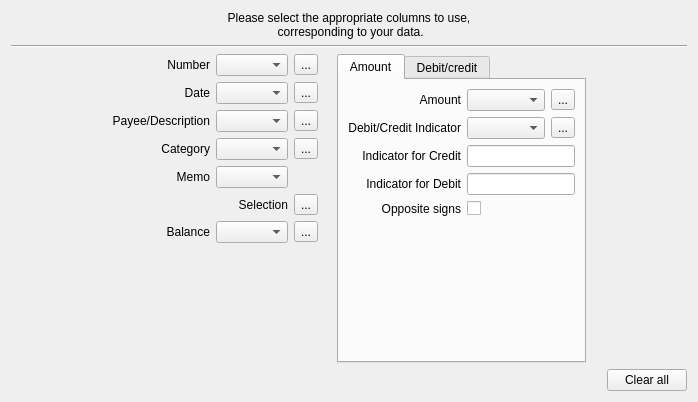
<?xml version="1.0" encoding="UTF-8"?>
<ui version="4.0">
 <class>BankingPage</class>
 <widget class="QWidget" name="BankingPage">
  <property name="geometry">
   <rect>
    <x>0</x>
    <y>0</y>
    <width>698</width>
    <height>402</height>
   </rect>
  </property>
  <property name="sizePolicy">
   <sizepolicy hsizetype="Expanding" vsizetype="Expanding">
    <horstretch>0</horstretch>
    <verstretch>0</verstretch>
   </sizepolicy>
  </property>
  <property name="windowTitle">
   <string>Banking Wizard Page</string>
  </property>
  <layout class="QVBoxLayout" name="verticalLayout_4">
   <item>
    <widget class="QLabel" name="header">
     <property name="sizePolicy">
      <sizepolicy hsizetype="Preferred" vsizetype="Preferred">
       <horstretch>0</horstretch>
       <verstretch>0</verstretch>
      </sizepolicy>
     </property>
     <property name="text">
      <string>Please select the appropriate columns to use,
 corresponding to your data.</string>
     </property>
     <property name="alignment">
      <set>Qt::AlignCenter</set>
     </property>
     <property name="wordWrap">
      <bool>true</bool>
     </property>
    </widget>
   </item>
   <item>
    <widget class="Line" name="line">
     <property name="sizePolicy">
      <sizepolicy hsizetype="Expanding" vsizetype="Preferred">
       <horstretch>0</horstretch>
       <verstretch>0</verstretch>
      </sizepolicy>
     </property>
     <property name="orientation">
      <enum>Qt::Horizontal</enum>
     </property>
    </widget>
   </item>
   <item>
    <layout class="QHBoxLayout" name="hl_selectors" stretch="0,0,0,0,0">
     <item>
      <spacer name="leftSpacer">
       <property name="orientation">
        <enum>Qt::Horizontal</enum>
       </property>
       <property name="sizeHint" stdset="0">
        <size>
         <width>40</width>
         <height>20</height>
        </size>
       </property>
      </spacer>
     </item>
     <item>
      <layout class="QVBoxLayout" name="vl_left">
       <item>
        <layout class="QGridLayout" name="gl_fields">
         <item row="0" column="0">
          <widget class="QLabel" name="labelBnk_number">
           <property name="accessibleName">
            <string comment="column containing number field"/>
           </property>
           <property name="text">
            <string comment="column containing number field">Number</string>
           </property>
           <property name="alignment">
            <set>Qt::AlignRight|Qt::AlignTrailing|Qt::AlignVCenter</set>
           </property>
           <property name="buddy">
            <cstring>m_numberCol</cstring>
           </property>
          </widget>
         </item>
         <item row="0" column="1">
          <widget class="QComboBox" name="m_numberCol">
           <property name="sizePolicy">
            <sizepolicy hsizetype="Preferred" vsizetype="Preferred">
             <horstretch>0</horstretch>
             <verstretch>0</verstretch>
            </sizepolicy>
           </property>
           <property name="minimumSize">
            <size>
             <width>0</width>
             <height>0</height>
            </size>
           </property>
           <property name="toolTip">
            <string>Select column containing number field.</string>
           </property>
           <property name="editable">
            <bool>false</bool>
           </property>
           <property name="maxVisibleItems">
            <number>12</number>
           </property>
          </widget>
         </item>
         <item row="0" column="2">
          <widget class="QToolButton" name="m_numberColClear">
           <property name="toolTip">
            <string>Clear number field selection.</string>
           </property>
           <property name="text">
            <string>...</string>
           </property>
          </widget>
         </item>
         <item row="1" column="0">
          <widget class="QLabel" name="labelBnk_date">
           <property name="accessibleName">
            <string comment="column containing date field"/>
           </property>
           <property name="text">
            <string>Date</string>
           </property>
           <property name="alignment">
            <set>Qt::AlignRight|Qt::AlignTrailing|Qt::AlignVCenter</set>
           </property>
           <property name="buddy">
            <cstring>m_dateCol</cstring>
           </property>
          </widget>
         </item>
         <item row="1" column="1">
          <widget class="QComboBox" name="m_dateCol">
           <property name="sizePolicy">
            <sizepolicy hsizetype="Preferred" vsizetype="Preferred">
             <horstretch>0</horstretch>
             <verstretch>0</verstretch>
            </sizepolicy>
           </property>
           <property name="minimumSize">
            <size>
             <width>0</width>
             <height>0</height>
            </size>
           </property>
           <property name="toolTip">
            <string>Select column containing date field.</string>
           </property>
           <property name="maxVisibleItems">
            <number>12</number>
           </property>
          </widget>
         </item>
         <item row="1" column="2">
          <widget class="QToolButton" name="m_dateColClear">
           <property name="toolTip">
            <string>Clear date field selection.</string>
           </property>
           <property name="text">
            <string>...</string>
           </property>
          </widget>
         </item>
         <item row="2" column="0">
          <widget class="QLabel" name="labelBnk_payee">
           <property name="accessibleName">
            <string comment="column containing payee or description field"/>
           </property>
           <property name="text">
            <string comment="column containing payee or description field">Payee/Description</string>
           </property>
           <property name="alignment">
            <set>Qt::AlignRight|Qt::AlignTrailing|Qt::AlignVCenter</set>
           </property>
           <property name="buddy">
            <cstring>m_payeeCol</cstring>
           </property>
          </widget>
         </item>
         <item row="2" column="1">
          <widget class="QComboBox" name="m_payeeCol">
           <property name="sizePolicy">
            <sizepolicy hsizetype="Preferred" vsizetype="Preferred">
             <horstretch>0</horstretch>
             <verstretch>0</verstretch>
            </sizepolicy>
           </property>
           <property name="toolTip">
            <string>Select column containing payee or description field.</string>
           </property>
           <property name="maxVisibleItems">
            <number>12</number>
           </property>
          </widget>
         </item>
         <item row="2" column="2">
          <widget class="QToolButton" name="m_payeeColClear">
           <property name="toolTip">
            <string>Clear payee field selection.</string>
           </property>
           <property name="text">
            <string>...</string>
           </property>
          </widget>
         </item>
         <item row="3" column="0">
          <widget class="QLabel" name="labelBnk_category">
           <property name="maximumSize">
            <size>
             <width>16777215</width>
             <height>16777215</height>
            </size>
           </property>
           <property name="accessibleName">
            <string comment="column containing number field"/>
           </property>
           <property name="text">
            <string comment="column containing number field">Category</string>
           </property>
           <property name="alignment">
            <set>Qt::AlignRight|Qt::AlignTrailing|Qt::AlignVCenter</set>
           </property>
           <property name="buddy">
            <cstring>m_categoryCol</cstring>
           </property>
          </widget>
         </item>
         <item row="3" column="1">
          <widget class="QComboBox" name="m_categoryCol">
           <property name="sizePolicy">
            <sizepolicy hsizetype="Preferred" vsizetype="Preferred">
             <horstretch>0</horstretch>
             <verstretch>0</verstretch>
            </sizepolicy>
           </property>
           <property name="toolTip">
            <string>Select column containing category field.</string>
           </property>
           <property name="maxVisibleItems">
            <number>12</number>
           </property>
          </widget>
         </item>
         <item row="3" column="2">
          <widget class="QToolButton" name="m_categoryColClear">
           <property name="toolTip">
            <string>Clear category field selection.</string>
           </property>
           <property name="text">
            <string>...</string>
           </property>
          </widget>
         </item>
         <item row="4" column="0">
          <widget class="QLabel" name="labelBnk_memo">
           <property name="accessibleName">
            <string comment="column containing date field"/>
           </property>
           <property name="text">
            <string>Memo</string>
           </property>
           <property name="alignment">
            <set>Qt::AlignRight|Qt::AlignTrailing|Qt::AlignVCenter</set>
           </property>
           <property name="buddy">
            <cstring>m_memoCol</cstring>
           </property>
          </widget>
         </item>
         <item row="4" column="1">
          <widget class="QComboBox" name="m_memoCol">
           <property name="sizePolicy">
            <sizepolicy hsizetype="Preferred" vsizetype="Preferred">
             <horstretch>0</horstretch>
             <verstretch>0</verstretch>
            </sizepolicy>
           </property>
           <property name="toolTip">
            <string>Select column containing memo field.</string>
           </property>
           <property name="maxVisibleItems">
            <number>12</number>
           </property>
          </widget>
         </item>
         <item row="5" column="0" colspan="2">
          <widget class="QLabel" name="m_currentMemoColumns">
           <property name="minimumSize">
            <size>
             <width>0</width>
             <height>0</height>
            </size>
           </property>
           <property name="text">
            <string>Selection</string>
           </property>
           <property name="alignment">
            <set>Qt::AlignRight|Qt::AlignTrailing|Qt::AlignVCenter</set>
           </property>
          </widget>
         </item>
         <item row="5" column="2">
          <widget class="QToolButton" name="m_memoColClear">
           <property name="toolTip">
            <string>Clear memo field selection.</string>
           </property>
           <property name="text">
            <string>...</string>
           </property>
          </widget>
         </item>
         <item row="6" column="0">
          <widget class="QLabel" name="labelBnk_balance">
           <property name="text">
            <string>Balance</string>
           </property>
           <property name="alignment">
            <set>Qt::AlignRight|Qt::AlignTrailing|Qt::AlignVCenter</set>
           </property>
           <property name="buddy">
            <cstring>m_balanceCol</cstring>
           </property>
          </widget>
         </item>
         <item row="6" column="1">
          <widget class="QComboBox" name="m_balanceCol">
           <property name="sizePolicy">
            <sizepolicy hsizetype="Preferred" vsizetype="Preferred">
             <horstretch>0</horstretch>
             <verstretch>0</verstretch>
            </sizepolicy>
           </property>
           <property name="toolTip">
            <string>Select column containing balance field.</string>
           </property>
          </widget>
         </item>
         <item row="6" column="2">
          <widget class="QToolButton" name="m_balanceColClear">
           <property name="toolTip">
            <string>Clear balance field selection.</string>
           </property>
           <property name="text">
            <string>...</string>
           </property>
          </widget>
         </item>
        </layout>
       </item>
       <item>
        <spacer name="verticalSpacer_2">
         <property name="orientation">
          <enum>Qt::Vertical</enum>
         </property>
         <property name="sizeHint" stdset="0">
          <size>
           <width>20</width>
           <height>40</height>
          </size>
         </property>
        </spacer>
       </item>
      </layout>
     </item>
     <item>
      <spacer name="midSpace">
       <property name="orientation">
        <enum>Qt::Horizontal</enum>
       </property>
       <property name="sizeType">
        <enum>QSizePolicy::Minimum</enum>
       </property>
       <property name="sizeHint" stdset="0">
        <size>
         <width>13</width>
         <height>29</height>
        </size>
       </property>
      </spacer>
     </item>
     <item>
      <widget class="QTabWidget" name="m_amountTabWidget">
       <property name="currentIndex">
        <number>0</number>
       </property>
       <widget class="QWidget" name="amountTab">
        <attribute name="title">
         <string>Amount</string>
        </attribute>
        <layout class="QVBoxLayout" name="verticalLayout_3">
         <item>
          <layout class="QGridLayout" name="gl_amount">
           <item row="0" column="0">
            <widget class="QLabel" name="labelBnk_amount">
             <property name="accessibleName">
              <string comment="presence of amount column"/>
             </property>
             <property name="text">
              <string comment="location of amount column">Amount</string>
             </property>
             <property name="alignment">
              <set>Qt::AlignRight|Qt::AlignTrailing|Qt::AlignVCenter</set>
             </property>
             <property name="buddy">
              <cstring>m_amountCol</cstring>
             </property>
            </widget>
           </item>
           <item row="0" column="1">
            <widget class="QComboBox" name="m_amountCol">
             <property name="sizePolicy">
              <sizepolicy hsizetype="Preferred" vsizetype="Preferred">
               <horstretch>0</horstretch>
               <verstretch>0</verstretch>
              </sizepolicy>
             </property>
             <property name="toolTip">
              <string>Select column containing amount field.</string>
             </property>
             <property name="maxVisibleItems">
              <number>12</number>
             </property>
            </widget>
           </item>
           <item row="0" column="2">
            <widget class="QToolButton" name="m_amountColClear">
             <property name="toolTip">
              <string>Clear amount field selection.</string>
             </property>
             <property name="text">
              <string>...</string>
             </property>
            </widget>
           </item>
           <item row="1" column="0">
            <widget class="QLabel" name="labelBnk_indicator">
             <property name="text">
              <string>Debit/Credit Indicator</string>
             </property>
             <property name="alignment">
              <set>Qt::AlignRight|Qt::AlignTrailing|Qt::AlignVCenter</set>
             </property>
             <property name="buddy">
              <cstring>m_creditDebitIndicatorCol</cstring>
             </property>
            </widget>
           </item>
           <item row="1" column="1">
            <widget class="QComboBox" name="m_creditDebitIndicatorCol">
             <property name="toolTip">
              <string>Select column containing indicator field.</string>
             </property>
            </widget>
           </item>
           <item row="1" column="2">
            <widget class="QToolButton" name="m_creditDebitIndicatorColClear">
             <property name="toolTip">
              <string>Clear indicator field selection.</string>
             </property>
             <property name="text">
              <string>...</string>
             </property>
            </widget>
           </item>
           <item row="2" column="0">
            <widget class="QLabel" name="labelBnk_debit">
             <property name="text">
              <string>Indicator for Credit</string>
             </property>
             <property name="alignment">
              <set>Qt::AlignRight|Qt::AlignTrailing|Qt::AlignVCenter</set>
             </property>
            </widget>
           </item>
           <item row="2" column="1" colspan="2">
            <widget class="QLineEdit" name="m_creditIndicator">
             <property name="toolTip">
              <string>Enter text that is used to indicate that amount is a credit.</string>
             </property>
             <property name="clearButtonEnabled">
              <bool>true</bool>
             </property>
            </widget>
           </item>
           <item row="3" column="0">
            <widget class="QLabel" name="labelBnk_credit">
             <property name="text">
              <string>Indicator for Debit</string>
             </property>
             <property name="alignment">
              <set>Qt::AlignRight|Qt::AlignTrailing|Qt::AlignVCenter</set>
             </property>
            </widget>
           </item>
           <item row="3" column="1" colspan="2">
            <widget class="QLineEdit" name="m_debitIndicator">
             <property name="toolTip">
              <string>Enter text that is used to indicate that amount is a debit.</string>
             </property>
             <property name="clearButtonEnabled">
              <bool>true</bool>
             </property>
            </widget>
           </item>
           <item row="4" column="0">
            <widget class="QLabel" name="labelBnk_opposite">
             <property name="text">
              <string>Opposite signs</string>
             </property>
             <property name="alignment">
              <set>Qt::AlignRight|Qt::AlignTrailing|Qt::AlignVCenter</set>
             </property>
            </widget>
           </item>
           <item row="4" column="1" colspan="2">
            <widget class="QCheckBox" name="m_oppositeSigns">
             <property name="sizePolicy">
              <sizepolicy hsizetype="Preferred" vsizetype="Preferred">
               <horstretch>0</horstretch>
               <verstretch>0</verstretch>
              </sizepolicy>
             </property>
             <property name="toolTip">
              <string>Select if your amount column has signs improperly set.</string>
             </property>
             <property name="layoutDirection">
              <enum>Qt::LeftToRight</enum>
             </property>
             <property name="text">
              <string/>
             </property>
            </widget>
           </item>
          </layout>
         </item>
         <item>
          <spacer name="verticalSpacer_3">
           <property name="orientation">
            <enum>Qt::Vertical</enum>
           </property>
           <property name="sizeHint" stdset="0">
            <size>
             <width>20</width>
             <height>64</height>
            </size>
           </property>
          </spacer>
         </item>
        </layout>
       </widget>
       <widget class="QWidget" name="debitCreditTab">
        <attribute name="title">
         <string>Debit/credit</string>
        </attribute>
        <layout class="QVBoxLayout" name="verticalLayout_2">
         <item>
          <layout class="QGridLayout" name="gl_debitcredit">
           <item row="0" column="0">
            <widget class="QLabel" name="labelBnk_debits">
             <property name="enabled">
              <bool>true</bool>
             </property>
             <property name="accessibleName">
              <string comment="column containing debits field"/>
             </property>
             <property name="text">
              <string comment="location of debit column">Debit</string>
             </property>
             <property name="alignment">
              <set>Qt::AlignRight|Qt::AlignTrailing|Qt::AlignVCenter</set>
             </property>
             <property name="buddy">
              <cstring>m_debitCol</cstring>
             </property>
            </widget>
           </item>
           <item row="0" column="1">
            <widget class="QComboBox" name="m_debitCol">
             <property name="enabled">
              <bool>true</bool>
             </property>
             <property name="sizePolicy">
              <sizepolicy hsizetype="Preferred" vsizetype="Preferred">
               <horstretch>0</horstretch>
               <verstretch>0</verstretch>
              </sizepolicy>
             </property>
             <property name="toolTip">
              <string>Select column containing debit field.</string>
             </property>
             <property name="maxVisibleItems">
              <number>12</number>
             </property>
            </widget>
           </item>
           <item row="0" column="2">
            <widget class="QToolButton" name="m_debitColClear">
             <property name="toolTip">
              <string>Clear debit field selection.</string>
             </property>
             <property name="text">
              <string>...</string>
             </property>
            </widget>
           </item>
           <item row="1" column="0">
            <widget class="QLabel" name="labelBnk_credits">
             <property name="enabled">
              <bool>true</bool>
             </property>
             <property name="accessibleName">
              <string comment="column containing credits field"/>
             </property>
             <property name="text">
              <string comment="location of credit column">Credit</string>
             </property>
             <property name="alignment">
              <set>Qt::AlignRight|Qt::AlignTrailing|Qt::AlignVCenter</set>
             </property>
             <property name="buddy">
              <cstring>m_creditCol</cstring>
             </property>
            </widget>
           </item>
           <item row="1" column="1">
            <widget class="QComboBox" name="m_creditCol">
             <property name="sizePolicy">
              <sizepolicy hsizetype="Preferred" vsizetype="Preferred">
               <horstretch>0</horstretch>
               <verstretch>0</verstretch>
              </sizepolicy>
             </property>
             <property name="toolTip">
              <string>Select column containing credit field.</string>
             </property>
             <property name="maxVisibleItems">
              <number>12</number>
             </property>
            </widget>
           </item>
           <item row="1" column="2">
            <widget class="QToolButton" name="m_creditColClear">
             <property name="toolTip">
              <string>Clear credit field selection.</string>
             </property>
             <property name="text">
              <string>...</string>
             </property>
            </widget>
           </item>
          </layout>
         </item>
         <item>
          <spacer name="verticalSpacer">
           <property name="orientation">
            <enum>Qt::Vertical</enum>
           </property>
           <property name="sizeHint" stdset="0">
            <size>
             <width>20</width>
             <height>38</height>
            </size>
           </property>
          </spacer>
         </item>
        </layout>
       </widget>
      </widget>
     </item>
     <item>
      <spacer name="rightSpacer">
       <property name="orientation">
        <enum>Qt::Horizontal</enum>
       </property>
       <property name="sizeHint" stdset="0">
        <size>
         <width>40</width>
         <height>20</height>
        </size>
       </property>
      </spacer>
     </item>
    </layout>
   </item>
   <item>
    <layout class="QHBoxLayout" name="hl_bottom">
     <item>
      <spacer name="horizontalSpacer">
       <property name="orientation">
        <enum>Qt::Horizontal</enum>
       </property>
       <property name="sizeHint" stdset="0">
        <size>
         <width>40</width>
         <height>20</height>
        </size>
       </property>
      </spacer>
     </item>
     <item>
      <widget class="QPushButton" name="m_clear">
       <property name="sizePolicy">
        <sizepolicy hsizetype="Preferred" vsizetype="Preferred">
         <horstretch>0</horstretch>
         <verstretch>0</verstretch>
        </sizepolicy>
       </property>
       <property name="toolTip">
        <string>Clear all selected column and indicator entries</string>
       </property>
       <property name="text">
        <string comment="Clear all column assignments">Clear all</string>
       </property>
      </widget>
     </item>
    </layout>
   </item>
  </layout>
 </widget>
 <tabstops>
  <tabstop>m_numberCol</tabstop>
  <tabstop>m_numberColClear</tabstop>
  <tabstop>m_dateCol</tabstop>
  <tabstop>m_dateColClear</tabstop>
  <tabstop>m_payeeCol</tabstop>
  <tabstop>m_payeeColClear</tabstop>
  <tabstop>m_categoryCol</tabstop>
  <tabstop>m_categoryColClear</tabstop>
  <tabstop>m_memoCol</tabstop>
  <tabstop>m_memoColClear</tabstop>
  <tabstop>m_balanceCol</tabstop>
  <tabstop>m_balanceColClear</tabstop>
  <tabstop>m_amountTabWidget</tabstop>
  <tabstop>m_amountCol</tabstop>
  <tabstop>m_amountColClear</tabstop>
  <tabstop>m_creditDebitIndicatorCol</tabstop>
  <tabstop>m_creditDebitIndicatorColClear</tabstop>
  <tabstop>m_creditIndicator</tabstop>
  <tabstop>m_debitIndicator</tabstop>
  <tabstop>m_oppositeSigns</tabstop>
  <tabstop>m_debitCol</tabstop>
  <tabstop>m_debitColClear</tabstop>
  <tabstop>m_creditCol</tabstop>
  <tabstop>m_creditColClear</tabstop>
 </tabstops>
 <resources/>
 <connections/>
</ui>
